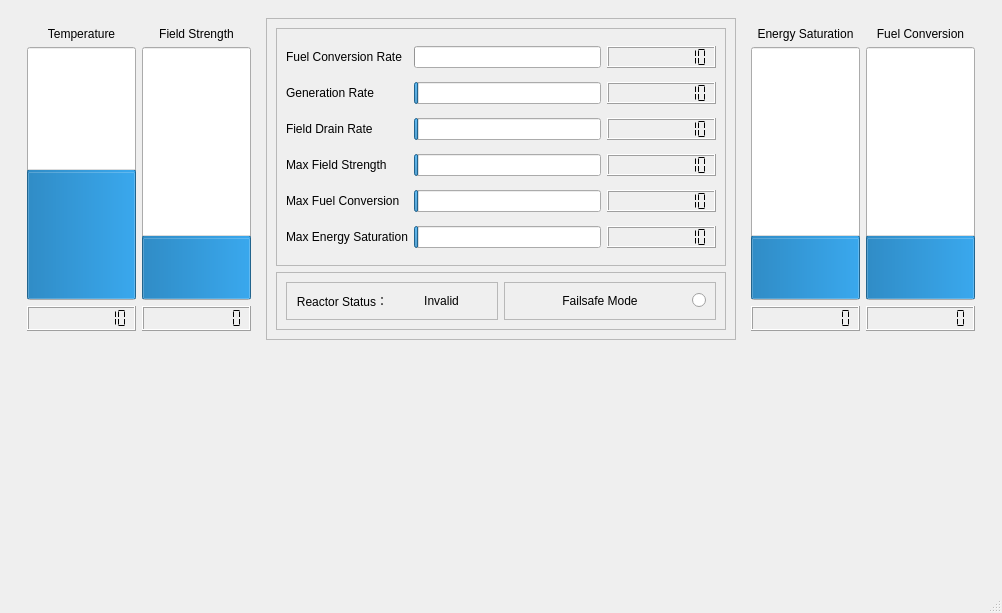
<?xml version="1.0" encoding="UTF-8"?>
<ui version="4.0">
 <class>MainWindow</class>
 <widget class="QMainWindow" name="MainWindow">
  <property name="geometry">
   <rect>
    <x>0</x>
    <y>0</y>
    <width>1002</width>
    <height>613</height>
   </rect>
  </property>
  <property name="sizePolicy">
   <sizepolicy hsizetype="Preferred" vsizetype="Preferred">
    <horstretch>0</horstretch>
    <verstretch>0</verstretch>
   </sizepolicy>
  </property>
  <property name="windowTitle">
   <string>MainWindow</string>
  </property>
  <widget class="QWidget" name="centralwidget">
   <layout class="QVBoxLayout" name="verticalLayout">
    <item>
     <widget class="QWidget" name="reactor_status" native="true">
      <property name="sizePolicy">
       <sizepolicy hsizetype="Preferred" vsizetype="Preferred">
        <horstretch>0</horstretch>
        <verstretch>15</verstretch>
       </sizepolicy>
      </property>
      <layout class="QHBoxLayout" name="horizontalLayout">
       <item>
        <widget class="QWidget" name="tfbar" native="true">
         <property name="sizePolicy">
          <sizepolicy hsizetype="Preferred" vsizetype="Preferred">
           <horstretch>1</horstretch>
           <verstretch>0</verstretch>
          </sizepolicy>
         </property>
         <layout class="QGridLayout" name="gridLayout">
          <item row="1" column="1">
           <widget class="QProgressBar" name="progressBar_2">
            <property name="sizePolicy">
             <sizepolicy hsizetype="Preferred" vsizetype="Expanding">
              <horstretch>2</horstretch>
              <verstretch>10</verstretch>
             </sizepolicy>
            </property>
            <property name="value">
             <number>24</number>
            </property>
            <property name="orientation">
             <enum>Qt::Vertical</enum>
            </property>
           </widget>
          </item>
          <item row="2" column="0">
           <widget class="QLCDNumber" name="lcdNumber">
            <property name="sizePolicy">
             <sizepolicy hsizetype="Minimum" vsizetype="Preferred">
              <horstretch>2</horstretch>
              <verstretch>1</verstretch>
             </sizepolicy>
            </property>
            <property name="font">
             <font>
              <weight>50</weight>
              <bold>false</bold>
             </font>
            </property>
            <property name="frameShape">
             <enum>QFrame::Box</enum>
            </property>
            <property name="frameShadow">
             <enum>QFrame::Raised</enum>
            </property>
            <property name="smallDecimalPoint">
             <bool>false</bool>
            </property>
            <property name="digitCount">
             <number>10</number>
            </property>
            <property name="segmentStyle">
             <enum>QLCDNumber::Flat</enum>
            </property>
            <property name="value" stdset="0">
             <double>10.100000000000000</double>
            </property>
            <property name="intValue" stdset="0">
             <number>10</number>
            </property>
           </widget>
          </item>
          <item row="2" column="1">
           <widget class="QLCDNumber" name="lcdNumber_2">
            <property name="sizePolicy">
             <sizepolicy hsizetype="Minimum" vsizetype="Preferred">
              <horstretch>2</horstretch>
              <verstretch>1</verstretch>
             </sizepolicy>
            </property>
            <property name="font">
             <font>
              <weight>50</weight>
              <bold>false</bold>
             </font>
            </property>
            <property name="frameShape">
             <enum>QFrame::Box</enum>
            </property>
            <property name="frameShadow">
             <enum>QFrame::Raised</enum>
            </property>
            <property name="digitCount">
             <number>10</number>
            </property>
            <property name="segmentStyle">
             <enum>QLCDNumber::Flat</enum>
            </property>
           </widget>
          </item>
          <item row="1" column="0">
           <widget class="QProgressBar" name="progressBar">
            <property name="sizePolicy">
             <sizepolicy hsizetype="Preferred" vsizetype="Expanding">
              <horstretch>2</horstretch>
              <verstretch>10</verstretch>
             </sizepolicy>
            </property>
            <property name="value">
             <number>50</number>
            </property>
            <property name="textVisible">
             <bool>true</bool>
            </property>
            <property name="orientation">
             <enum>Qt::Vertical</enum>
            </property>
            <property name="invertedAppearance">
             <bool>false</bool>
            </property>
            <property name="textDirection">
             <enum>QProgressBar::TopToBottom</enum>
            </property>
           </widget>
          </item>
          <item row="0" column="0">
           <widget class="QLabel" name="label_21">
            <property name="text">
             <string>Temperature</string>
            </property>
            <property name="alignment">
             <set>Qt::AlignCenter</set>
            </property>
           </widget>
          </item>
          <item row="0" column="1">
           <widget class="QLabel" name="label_22">
            <property name="text">
             <string>Field Strength</string>
            </property>
            <property name="alignment">
             <set>Qt::AlignCenter</set>
            </property>
           </widget>
          </item>
         </layout>
        </widget>
       </item>
       <item>
        <widget class="QFrame" name="detail_status">
         <property name="sizePolicy">
          <sizepolicy hsizetype="Preferred" vsizetype="Preferred">
           <horstretch>5</horstretch>
           <verstretch>0</verstretch>
          </sizepolicy>
         </property>
         <property name="frameShape">
          <enum>QFrame::StyledPanel</enum>
         </property>
         <property name="frameShadow">
          <enum>QFrame::Raised</enum>
         </property>
         <layout class="QVBoxLayout" name="verticalLayout_2">
          <item>
           <widget class="QFrame" name="frame">
            <property name="sizePolicy">
             <sizepolicy hsizetype="Preferred" vsizetype="Preferred">
              <horstretch>0</horstretch>
              <verstretch>6</verstretch>
             </sizepolicy>
            </property>
            <property name="frameShape">
             <enum>QFrame::StyledPanel</enum>
            </property>
            <property name="frameShadow">
             <enum>QFrame::Raised</enum>
            </property>
            <layout class="QGridLayout" name="gridLayout_3">
             <item row="0" column="0">
              <widget class="QLabel" name="label">
               <property name="text">
                <string>Fuel Conversion Rate</string>
               </property>
              </widget>
             </item>
             <item row="0" column="1">
              <widget class="QProgressBar" name="progressBar_5">
               <property name="sizePolicy">
                <sizepolicy hsizetype="Expanding" vsizetype="Fixed">
                 <horstretch>5</horstretch>
                 <verstretch>0</verstretch>
                </sizepolicy>
               </property>
               <property name="maximum">
                <number>10000000</number>
               </property>
               <property name="value">
                <number>24</number>
               </property>
               <property name="textVisible">
                <bool>false</bool>
               </property>
               <property name="format">
                <string>%v</string>
               </property>
              </widget>
             </item>
             <item row="0" column="2">
              <widget class="QLCDNumber" name="lcdNumber_5">
               <property name="sizePolicy">
                <sizepolicy hsizetype="Minimum" vsizetype="Preferred">
                 <horstretch>2</horstretch>
                 <verstretch>1</verstretch>
                </sizepolicy>
               </property>
               <property name="font">
                <font>
                 <weight>50</weight>
                 <bold>false</bold>
                </font>
               </property>
               <property name="frameShape">
                <enum>QFrame::Box</enum>
               </property>
               <property name="frameShadow">
                <enum>QFrame::Raised</enum>
               </property>
               <property name="smallDecimalPoint">
                <bool>false</bool>
               </property>
               <property name="digitCount">
                <number>10</number>
               </property>
               <property name="mode">
                <enum>QLCDNumber::Dec</enum>
               </property>
               <property name="segmentStyle">
                <enum>QLCDNumber::Flat</enum>
               </property>
               <property name="value" stdset="0">
                <double>10.000000000000000</double>
               </property>
               <property name="intValue" stdset="0">
                <number>10</number>
               </property>
              </widget>
             </item>
             <item row="1" column="0">
              <widget class="QLabel" name="label_2">
               <property name="text">
                <string>Generation Rate</string>
               </property>
              </widget>
             </item>
             <item row="1" column="1">
              <widget class="QProgressBar" name="progressBar_6">
               <property name="sizePolicy">
                <sizepolicy hsizetype="Expanding" vsizetype="Fixed">
                 <horstretch>5</horstretch>
                 <verstretch>0</verstretch>
                </sizepolicy>
               </property>
               <property name="maximum">
                <number>1000</number>
               </property>
               <property name="value">
                <number>24</number>
               </property>
               <property name="textVisible">
                <bool>false</bool>
               </property>
               <property name="format">
                <string>%v</string>
               </property>
              </widget>
             </item>
             <item row="1" column="2">
              <widget class="QLCDNumber" name="lcdNumber_7">
               <property name="sizePolicy">
                <sizepolicy hsizetype="Minimum" vsizetype="Preferred">
                 <horstretch>2</horstretch>
                 <verstretch>1</verstretch>
                </sizepolicy>
               </property>
               <property name="font">
                <font>
                 <weight>50</weight>
                 <bold>false</bold>
                </font>
               </property>
               <property name="frameShape">
                <enum>QFrame::Box</enum>
               </property>
               <property name="frameShadow">
                <enum>QFrame::Raised</enum>
               </property>
               <property name="smallDecimalPoint">
                <bool>false</bool>
               </property>
               <property name="digitCount">
                <number>10</number>
               </property>
               <property name="mode">
                <enum>QLCDNumber::Dec</enum>
               </property>
               <property name="segmentStyle">
                <enum>QLCDNumber::Flat</enum>
               </property>
               <property name="value" stdset="0">
                <double>10.000000000000000</double>
               </property>
               <property name="intValue" stdset="0">
                <number>10</number>
               </property>
              </widget>
             </item>
             <item row="2" column="0">
              <widget class="QLabel" name="label_3">
               <property name="text">
                <string>Field Drain Rate</string>
               </property>
              </widget>
             </item>
             <item row="2" column="1">
              <widget class="QProgressBar" name="progressBar_7">
               <property name="sizePolicy">
                <sizepolicy hsizetype="Expanding" vsizetype="Fixed">
                 <horstretch>5</horstretch>
                 <verstretch>0</verstretch>
                </sizepolicy>
               </property>
               <property name="maximum">
                <number>1000</number>
               </property>
               <property name="value">
                <number>24</number>
               </property>
               <property name="textVisible">
                <bool>false</bool>
               </property>
               <property name="format">
                <string>%v</string>
               </property>
              </widget>
             </item>
             <item row="2" column="2">
              <widget class="QLCDNumber" name="lcdNumber_8">
               <property name="sizePolicy">
                <sizepolicy hsizetype="Minimum" vsizetype="Preferred">
                 <horstretch>2</horstretch>
                 <verstretch>1</verstretch>
                </sizepolicy>
               </property>
               <property name="font">
                <font>
                 <weight>50</weight>
                 <bold>false</bold>
                </font>
               </property>
               <property name="frameShape">
                <enum>QFrame::Box</enum>
               </property>
               <property name="frameShadow">
                <enum>QFrame::Raised</enum>
               </property>
               <property name="smallDecimalPoint">
                <bool>false</bool>
               </property>
               <property name="digitCount">
                <number>10</number>
               </property>
               <property name="mode">
                <enum>QLCDNumber::Dec</enum>
               </property>
               <property name="segmentStyle">
                <enum>QLCDNumber::Flat</enum>
               </property>
               <property name="value" stdset="0">
                <double>10.000000000000000</double>
               </property>
               <property name="intValue" stdset="0">
                <number>10</number>
               </property>
              </widget>
             </item>
             <item row="3" column="0">
              <widget class="QLabel" name="label_4">
               <property name="text">
                <string>Max Field Strength</string>
               </property>
              </widget>
             </item>
             <item row="3" column="1">
              <widget class="QProgressBar" name="progressBar_8">
               <property name="sizePolicy">
                <sizepolicy hsizetype="Expanding" vsizetype="Fixed">
                 <horstretch>5</horstretch>
                 <verstretch>0</verstretch>
                </sizepolicy>
               </property>
               <property name="maximum">
                <number>1000</number>
               </property>
               <property name="value">
                <number>24</number>
               </property>
               <property name="textVisible">
                <bool>false</bool>
               </property>
               <property name="format">
                <string>%v</string>
               </property>
              </widget>
             </item>
             <item row="3" column="2">
              <widget class="QLCDNumber" name="lcdNumber_9">
               <property name="sizePolicy">
                <sizepolicy hsizetype="Minimum" vsizetype="Preferred">
                 <horstretch>2</horstretch>
                 <verstretch>1</verstretch>
                </sizepolicy>
               </property>
               <property name="font">
                <font>
                 <weight>50</weight>
                 <bold>false</bold>
                </font>
               </property>
               <property name="frameShape">
                <enum>QFrame::Box</enum>
               </property>
               <property name="frameShadow">
                <enum>QFrame::Raised</enum>
               </property>
               <property name="smallDecimalPoint">
                <bool>false</bool>
               </property>
               <property name="digitCount">
                <number>10</number>
               </property>
               <property name="mode">
                <enum>QLCDNumber::Dec</enum>
               </property>
               <property name="segmentStyle">
                <enum>QLCDNumber::Flat</enum>
               </property>
               <property name="value" stdset="0">
                <double>10.000000000000000</double>
               </property>
               <property name="intValue" stdset="0">
                <number>10</number>
               </property>
              </widget>
             </item>
             <item row="4" column="0">
              <widget class="QLabel" name="label_5">
               <property name="text">
                <string>Max Fuel Conversion</string>
               </property>
              </widget>
             </item>
             <item row="4" column="1">
              <widget class="QProgressBar" name="progressBar_9">
               <property name="sizePolicy">
                <sizepolicy hsizetype="Expanding" vsizetype="Fixed">
                 <horstretch>5</horstretch>
                 <verstretch>0</verstretch>
                </sizepolicy>
               </property>
               <property name="maximum">
                <number>1000</number>
               </property>
               <property name="value">
                <number>24</number>
               </property>
               <property name="textVisible">
                <bool>false</bool>
               </property>
               <property name="format">
                <string>%v</string>
               </property>
              </widget>
             </item>
             <item row="4" column="2">
              <widget class="QLCDNumber" name="lcdNumber_10">
               <property name="sizePolicy">
                <sizepolicy hsizetype="Minimum" vsizetype="Preferred">
                 <horstretch>2</horstretch>
                 <verstretch>1</verstretch>
                </sizepolicy>
               </property>
               <property name="font">
                <font>
                 <weight>50</weight>
                 <bold>false</bold>
                </font>
               </property>
               <property name="frameShape">
                <enum>QFrame::Box</enum>
               </property>
               <property name="frameShadow">
                <enum>QFrame::Raised</enum>
               </property>
               <property name="smallDecimalPoint">
                <bool>false</bool>
               </property>
               <property name="digitCount">
                <number>10</number>
               </property>
               <property name="mode">
                <enum>QLCDNumber::Dec</enum>
               </property>
               <property name="segmentStyle">
                <enum>QLCDNumber::Flat</enum>
               </property>
               <property name="value" stdset="0">
                <double>10.000000000000000</double>
               </property>
               <property name="intValue" stdset="0">
                <number>10</number>
               </property>
              </widget>
             </item>
             <item row="5" column="0">
              <widget class="QLabel" name="label_11">
               <property name="text">
                <string>Max Energy Saturation</string>
               </property>
              </widget>
             </item>
             <item row="5" column="1">
              <widget class="QProgressBar" name="progressBar_15">
               <property name="sizePolicy">
                <sizepolicy hsizetype="Expanding" vsizetype="Fixed">
                 <horstretch>5</horstretch>
                 <verstretch>0</verstretch>
                </sizepolicy>
               </property>
               <property name="maximum">
                <number>1000</number>
               </property>
               <property name="value">
                <number>24</number>
               </property>
               <property name="textVisible">
                <bool>false</bool>
               </property>
               <property name="format">
                <string>%v</string>
               </property>
              </widget>
             </item>
             <item row="5" column="2">
              <widget class="QLCDNumber" name="lcdNumber_11">
               <property name="sizePolicy">
                <sizepolicy hsizetype="Minimum" vsizetype="Preferred">
                 <horstretch>2</horstretch>
                 <verstretch>1</verstretch>
                </sizepolicy>
               </property>
               <property name="font">
                <font>
                 <weight>50</weight>
                 <bold>false</bold>
                </font>
               </property>
               <property name="frameShape">
                <enum>QFrame::Box</enum>
               </property>
               <property name="frameShadow">
                <enum>QFrame::Raised</enum>
               </property>
               <property name="smallDecimalPoint">
                <bool>false</bool>
               </property>
               <property name="digitCount">
                <number>10</number>
               </property>
               <property name="mode">
                <enum>QLCDNumber::Dec</enum>
               </property>
               <property name="segmentStyle">
                <enum>QLCDNumber::Flat</enum>
               </property>
               <property name="value" stdset="0">
                <double>10.000000000000000</double>
               </property>
               <property name="intValue" stdset="0">
                <number>10</number>
               </property>
              </widget>
             </item>
            </layout>
           </widget>
          </item>
          <item>
           <widget class="QFrame" name="frame_2">
            <property name="sizePolicy">
             <sizepolicy hsizetype="Preferred" vsizetype="Preferred">
              <horstretch>0</horstretch>
              <verstretch>1</verstretch>
             </sizepolicy>
            </property>
            <property name="frameShape">
             <enum>QFrame::StyledPanel</enum>
            </property>
            <property name="frameShadow">
             <enum>QFrame::Raised</enum>
            </property>
            <layout class="QHBoxLayout" name="horizontalLayout_2">
             <item>
              <widget class="QFrame" name="frame_3">
               <property name="frameShape">
                <enum>QFrame::StyledPanel</enum>
               </property>
               <property name="frameShadow">
                <enum>QFrame::Raised</enum>
               </property>
               <layout class="QHBoxLayout" name="horizontalLayout_3">
                <item>
                 <widget class="QLabel" name="label_18">
                  <property name="text">
                   <string>Reactor Status：</string>
                  </property>
                  <property name="alignment">
                   <set>Qt::AlignCenter</set>
                  </property>
                 </widget>
                </item>
                <item>
                 <widget class="QLabel" name="label_19">
                  <property name="text">
                   <string>Invalid</string>
                  </property>
                  <property name="alignment">
                   <set>Qt::AlignCenter</set>
                  </property>
                 </widget>
                </item>
               </layout>
              </widget>
             </item>
             <item>
              <widget class="QFrame" name="frame_4">
               <property name="frameShape">
                <enum>QFrame::StyledPanel</enum>
               </property>
               <property name="frameShadow">
                <enum>QFrame::Raised</enum>
               </property>
               <layout class="QHBoxLayout" name="horizontalLayout_4">
                <item>
                 <widget class="QLabel" name="label_20">
                  <property name="text">
                   <string>Failsafe Mode</string>
                  </property>
                  <property name="alignment">
                   <set>Qt::AlignCenter</set>
                  </property>
                 </widget>
                </item>
                <item>
                 <widget class="QRadioButton" name="radioButton">
                  <property name="sizePolicy">
                   <sizepolicy hsizetype="Fixed" vsizetype="Fixed">
                    <horstretch>0</horstretch>
                    <verstretch>0</verstretch>
                   </sizepolicy>
                  </property>
                  <property name="text">
                   <string/>
                  </property>
                  <property name="checkable">
                   <bool>true</bool>
                  </property>
                  <property name="checked">
                   <bool>false</bool>
                  </property>
                 </widget>
                </item>
               </layout>
              </widget>
             </item>
            </layout>
           </widget>
          </item>
         </layout>
        </widget>
       </item>
       <item>
        <widget class="QWidget" name="sfbar" native="true">
         <property name="sizePolicy">
          <sizepolicy hsizetype="Preferred" vsizetype="Preferred">
           <horstretch>1</horstretch>
           <verstretch>0</verstretch>
          </sizepolicy>
         </property>
         <layout class="QGridLayout" name="gridLayout_2">
          <item row="1" column="1">
           <widget class="QProgressBar" name="progressBar_3">
            <property name="sizePolicy">
             <sizepolicy hsizetype="Preferred" vsizetype="Expanding">
              <horstretch>2</horstretch>
              <verstretch>10</verstretch>
             </sizepolicy>
            </property>
            <property name="value">
             <number>24</number>
            </property>
            <property name="orientation">
             <enum>Qt::Vertical</enum>
            </property>
           </widget>
          </item>
          <item row="1" column="0">
           <widget class="QProgressBar" name="progressBar_4">
            <property name="sizePolicy">
             <sizepolicy hsizetype="Preferred" vsizetype="Expanding">
              <horstretch>2</horstretch>
              <verstretch>10</verstretch>
             </sizepolicy>
            </property>
            <property name="value">
             <number>24</number>
            </property>
            <property name="orientation">
             <enum>Qt::Vertical</enum>
            </property>
           </widget>
          </item>
          <item row="2" column="1">
           <widget class="QLCDNumber" name="lcdNumber_4">
            <property name="sizePolicy">
             <sizepolicy hsizetype="Minimum" vsizetype="Preferred">
              <horstretch>2</horstretch>
              <verstretch>1</verstretch>
             </sizepolicy>
            </property>
            <property name="font">
             <font>
              <weight>50</weight>
              <bold>false</bold>
             </font>
            </property>
            <property name="frameShape">
             <enum>QFrame::Box</enum>
            </property>
            <property name="frameShadow">
             <enum>QFrame::Raised</enum>
            </property>
            <property name="digitCount">
             <number>10</number>
            </property>
            <property name="segmentStyle">
             <enum>QLCDNumber::Flat</enum>
            </property>
           </widget>
          </item>
          <item row="2" column="0">
           <widget class="QLCDNumber" name="lcdNumber_3">
            <property name="sizePolicy">
             <sizepolicy hsizetype="Minimum" vsizetype="Preferred">
              <horstretch>2</horstretch>
              <verstretch>1</verstretch>
             </sizepolicy>
            </property>
            <property name="font">
             <font>
              <weight>50</weight>
              <bold>false</bold>
             </font>
            </property>
            <property name="frameShape">
             <enum>QFrame::Box</enum>
            </property>
            <property name="frameShadow">
             <enum>QFrame::Raised</enum>
            </property>
            <property name="digitCount">
             <number>10</number>
            </property>
            <property name="segmentStyle">
             <enum>QLCDNumber::Flat</enum>
            </property>
           </widget>
          </item>
          <item row="0" column="0">
           <widget class="QLabel" name="label_23">
            <property name="text">
             <string>Energy Saturation</string>
            </property>
            <property name="alignment">
             <set>Qt::AlignCenter</set>
            </property>
           </widget>
          </item>
          <item row="0" column="1">
           <widget class="QLabel" name="label_24">
            <property name="text">
             <string>Fuel Conversion</string>
            </property>
            <property name="alignment">
             <set>Qt::AlignCenter</set>
            </property>
           </widget>
          </item>
         </layout>
        </widget>
       </item>
      </layout>
     </widget>
    </item>
    <item>
     <widget class="QWidget" name="reactor_control" native="true">
      <property name="sizePolicy">
       <sizepolicy hsizetype="Preferred" vsizetype="Preferred">
        <horstretch>0</horstretch>
        <verstretch>10</verstretch>
       </sizepolicy>
      </property>
     </widget>
    </item>
   </layout>
  </widget>
  <widget class="QStatusBar" name="statusbar"/>
  <widget class="QMenuBar" name="menubar">
   <property name="geometry">
    <rect>
     <x>0</x>
     <y>0</y>
     <width>1002</width>
     <height>21</height>
    </rect>
   </property>
  </widget>
 </widget>
 <resources/>
 <connections/>
</ui>
